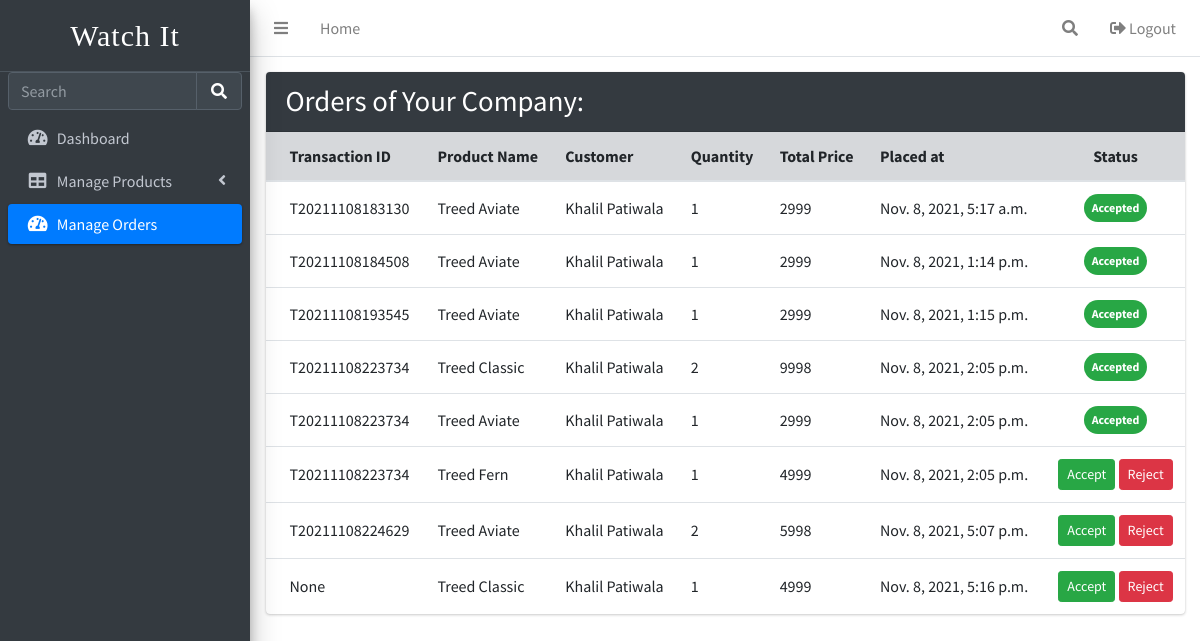
The page /dashboard/orders/ (signed in) on the database its author committed.
### store/models.py (models this page shows, shortened)
class OrderItem(models.Model):
    CHOICES = [
        ('Accepted', 'Accepted'),
        ('Pending Approval', 'Pending Approval'),
        ('Rejected', 'Rejected')
    ]
    seller = models.ForeignKey(Seller, on_delete=models.CASCADE, blank=True, null=True)
    product = models.ForeignKey(Product, on_delete=models.SET_NULL, blank=True, null=True)
    order = models.ForeignKey(Order, on_delete=models.SET_NULL, blank=True, null=True)
    quantity = models.IntegerField(default=0, null=True, blank=True)
    date_added = models.DateTimeField(auto_now_add=True)
    status = models.CharField('Order Status', max_length = 30 , choices=CHOICES, default="Pending Approval")
    @property
    def get_total(self):
        total = self.product.price * self.quantity
        return total

class Order(models.Model):
    customer = models.ForeignKey(Customer, on_delete=models.SET_NULL, blank=True, null=True)
    date_ordered= models.DateTimeField(auto_now_add=True)
    complete = models.BooleanField(default=False)
    transaction_id = models.CharField(max_length=200, null=True)

class Product(models.Model):
    seller = models.ForeignKey(Seller, on_delete=models.CASCADE, blank=True, null=True)
    name = models.CharField("Product Name", max_length=200, null=True)
    price = models.PositiveIntegerField()
    stock = models.PositiveIntegerField(default=0)
    category = models.ForeignKey(Categories, on_delete=models.SET_NULL, null=True)
    image = models.ImageField(upload_to='products', null=True, blank=True)

class Customer(models.Model):
    user = models.OneToOneField(User, on_delete=models.CASCADE)
    name = models.CharField('Customer Name', max_length=200, null=True)
    email = models.EmailField('Customer Email', max_length=200, null=True)

### store/views.py (the view)
# urls.py: path('dashboard/orders/', views.SellerOrder, name='company_orders'),
def SellerOrder(request):
    if not request.user.is_authenticated:
        return redirect('sellerLogin')
    seller = Seller.objects.get(user=request.user)
    orders = OrderItem.objects.filter(seller = seller)
    context = {
        'User':seller,
        'allorders': orders,
    }
    return render(request, 'seller/dashboard/orders.html', context)

### store/templates/seller/dashboard/orders.html
{% extends 'seller/dashboard/base.html' %}
{% load widget_tweaks %}
{% block content %}
<div class="content-header">
    <div class="container-fluid">
        <div class="card card-dark">
            <div class="card-header">
                <h1 class="card-title">Orders of Your Company:</h1>
            </div>
            <div class="card-body p-0">
            <table class="table table-hover">
                <thead class="table-secondary">
                <tr>
                    <th>Transaction ID</th>
                    <th>Product Name</th>
                    <th>Customer</th>
                    <th>Quantity</th>
                    <th>Total Price</th>
                    <th>Placed at</th>
                    <th class="text-center">Status</th>
                </tr>
                </thead>
                <tbody>
                {% for order in allorders %}
                <tr>
                    <td>{{ order.order.transaction_id }}</td>
                    <td>{{ order.product.name }}</td>
                    <td>{{ order.order.customer.name }}</td>
                    <td>{{ order.quantity }}</td>
                    <td>{{ order.get_total }}</td>
                    <td>{{ order.order.date_ordered }}</td>
                    {% if order.status == 'Accepted' %}
                        <td class="text-center"><span class="badge badge-pill badge-success p-2">Accepted</span></td>
                    {% elif order.status == 'Pending Approval' %}
                        <td class="text-center">
                            <a href="{% url 'accept_order' order.id %}" type="button" class="btn btn-sm btn-success">Accept</a>
                            <a href="{% url 'reject_order' order.id %}" type="button" class="btn btn-sm btn-danger">Reject</a>
                        </td>
                    {% else %}
                        <td class="text-center"><span class="badge badge-pill badge-danger p-2">Rejected</span></td>
                    {% endif %}
                </tr>
                {% empty %}
                    <h1>No Orders</h1>
                {% endfor %}
                </tbody>
            </table>
            </div>
        </div>
       </div>
    </div>
{% endblock %}

### rows shown on the page
OrderItem: order.transaction_id "T20211108183130", product.name "Treed Aviate", order.customer.name "Khalil Patiwala", quantity "1", get_total "2999", order.date_ordered "Nov. 8, 2021, 5:17 a.m.", status "Accepted"
OrderItem: order.transaction_id "T20211108184508", product.name "Treed Aviate", order.customer.name "Khalil Patiwala", quantity "1", get_total "2999", order.date_ordered "Nov. 8, 2021, 1:14 p.m.", status "Accepted"
OrderItem: order.transaction_id "T20211108193545", product.name "Treed Aviate", order.customer.name "Khalil Patiwala", quantity "1", get_total "2999", order.date_ordered "Nov. 8, 2021, 1:15 p.m.", status "Accepted"
OrderItem: order.transaction_id "T20211108223734", product.name "Treed Classic", order.customer.name "Khalil Patiwala", quantity "2", get_total "9998", order.date_ordered "Nov. 8, 2021, 2:05 p.m.", status "Accepted"
OrderItem: order.transaction_id "T20211108223734", product.name "Treed Aviate", order.customer.name "Khalil Patiwala", quantity "1", get_total "2999", order.date_ordered "Nov. 8, 2021, 2:05 p.m.", status "Accepted"
OrderItem: order.transaction_id "T20211108223734", product.name "Treed Fern", order.customer.name "Khalil Patiwala", quantity "1", get_total "4999", order.date_ordered "Nov. 8, 2021, 2:05 p.m.", status "Accept"
OrderItem: order.transaction_id "T20211108224629", product.name "Treed Aviate", order.customer.name "Khalil Patiwala", quantity "2", get_total "5998", order.date_ordered "Nov. 8, 2021, 5:07 p.m.", status "Accept"
OrderItem: order.transaction_id "None", product.name "Treed Classic", order.customer.name "Khalil Patiwala", quantity "1", get_total "4999", order.date_ordered "Nov. 8, 2021, 5:16 p.m.", status "Accept"
